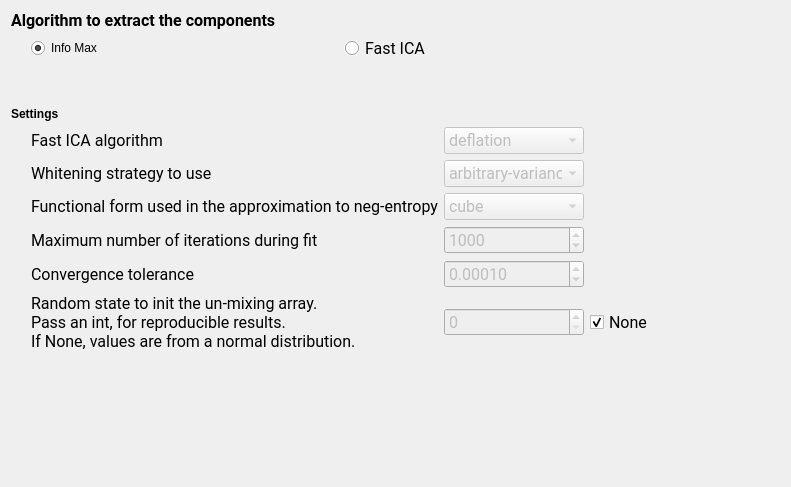
<?xml version="1.0" encoding="UTF-8"?>
<ui version="4.0">
 <class>IcaComponentsSettingsView</class>
 <widget class="QWidget" name="IcaComponentsSettingsView">
  <property name="enabled">
   <bool>true</bool>
  </property>
  <property name="geometry">
   <rect>
    <x>0</x>
    <y>0</y>
    <width>791</width>
    <height>487</height>
   </rect>
  </property>
  <property name="windowTitle">
   <string>Form</string>
  </property>
  <property name="styleSheet">
   <string notr="true">font: 12pt &quot;Roboto&quot;;</string>
  </property>
  <layout class="QHBoxLayout" name="horizontalLayout_3">
   <item>
    <layout class="QVBoxLayout" name="verticalLayout">
     <item>
      <widget class="QLabel" name="label_9">
       <property name="font">
        <font>
         <family>Roboto</family>
         <pointsize>12</pointsize>
         <weight>50</weight>
         <italic>false</italic>
         <bold>false</bold>
        </font>
       </property>
       <property name="text">
        <string>&lt;html&gt;&lt;head/&gt;&lt;body&gt;&lt;p&gt;&lt;span style=&quot; font-weight:600;&quot;&gt;Algorithm to extract the components&lt;/span&gt;&lt;/p&gt;&lt;/body&gt;&lt;/html&gt;</string>
       </property>
      </widget>
     </item>
     <item>
      <layout class="QHBoxLayout" name="horizontalLayout_2">
       <item>
        <spacer name="horizontalSpacer_2">
         <property name="orientation">
          <enum>Qt::Horizontal</enum>
         </property>
         <property name="sizeType">
          <enum>QSizePolicy::Fixed</enum>
         </property>
         <property name="sizeHint" stdset="0">
          <size>
           <width>20</width>
           <height>20</height>
          </size>
         </property>
        </spacer>
       </item>
       <item>
        <widget class="QRadioButton" name="radioButton_infomax">
         <property name="text">
          <string>Info Max</string>
         </property>
         <property name="checked">
          <bool>true</bool>
         </property>
         <attribute name="buttonGroup">
          <string notr="true">algo_ICA_radio_group</string>
         </attribute>
        </widget>
       </item>
       <item>
        <widget class="QRadioButton" name="radioButton_fastICA">
         <property name="font">
          <font>
           <family>Roboto</family>
           <pointsize>12</pointsize>
           <weight>50</weight>
           <italic>false</italic>
           <bold>false</bold>
          </font>
         </property>
         <property name="text">
          <string>Fast ICA</string>
         </property>
         <attribute name="buttonGroup">
          <string notr="true">algo_ICA_radio_group</string>
         </attribute>
        </widget>
       </item>
      </layout>
     </item>
     <item>
      <spacer name="verticalSpacer_2">
       <property name="orientation">
        <enum>Qt::Vertical</enum>
       </property>
       <property name="sizeType">
        <enum>QSizePolicy::Fixed</enum>
       </property>
       <property name="sizeHint" stdset="0">
        <size>
         <width>20</width>
         <height>40</height>
        </size>
       </property>
      </spacer>
     </item>
     <item>
      <widget class="QLabel" name="label_5">
       <property name="text">
        <string>&lt;html&gt;&lt;head/&gt;&lt;body&gt;&lt;p&gt;&lt;span style=&quot; font-weight:600;&quot;&gt;Settings&lt;/span&gt;&lt;/p&gt;&lt;/body&gt;&lt;/html&gt;</string>
       </property>
      </widget>
     </item>
     <item>
      <layout class="QHBoxLayout" name="horizontalLayout">
       <item>
        <spacer name="horizontalSpacer">
         <property name="orientation">
          <enum>Qt::Horizontal</enum>
         </property>
         <property name="sizeType">
          <enum>QSizePolicy::Fixed</enum>
         </property>
         <property name="sizeHint" stdset="0">
          <size>
           <width>20</width>
           <height>20</height>
          </size>
         </property>
        </spacer>
       </item>
       <item>
        <layout class="QGridLayout" name="gridLayout">
         <item row="2" column="0">
          <widget class="QLabel" name="label_4">
           <property name="font">
            <font>
             <family>Roboto</family>
             <pointsize>12</pointsize>
             <weight>50</weight>
             <italic>false</italic>
             <bold>false</bold>
            </font>
           </property>
           <property name="text">
            <string>Functional form used in the approximation to neg-entropy</string>
           </property>
          </widget>
         </item>
         <item row="0" column="1">
          <widget class="QComboBox" name="algorithm_comboBox">
           <property name="enabled">
            <bool>false</bool>
           </property>
           <property name="font">
            <font>
             <family>Roboto</family>
             <pointsize>12</pointsize>
             <weight>50</weight>
             <italic>false</italic>
             <bold>false</bold>
            </font>
           </property>
           <property name="toolTip">
            <string>Apply parallel or deflational algorithm for FastICA. Valid value are : 'parallel',  'deflation'</string>
           </property>
           <item>
            <property name="text">
             <string>deflation</string>
            </property>
           </item>
           <item>
            <property name="text">
             <string>parallel</string>
            </property>
           </item>
          </widget>
         </item>
         <item row="1" column="0">
          <widget class="QLabel" name="label_3">
           <property name="font">
            <font>
             <family>Roboto</family>
             <pointsize>12</pointsize>
             <weight>50</weight>
             <italic>false</italic>
             <bold>false</bold>
            </font>
           </property>
           <property name="text">
            <string>Whitening strategy to use</string>
           </property>
          </widget>
         </item>
         <item row="3" column="1">
          <widget class="QSpinBox" name="max_iter_spinBox">
           <property name="enabled">
            <bool>false</bool>
           </property>
           <property name="font">
            <font>
             <family>Roboto</family>
             <pointsize>12</pointsize>
             <weight>50</weight>
             <italic>false</italic>
             <bold>false</bold>
            </font>
           </property>
           <property name="toolTip">
            <string>Maximum number of iterations during fit.</string>
           </property>
           <property name="maximum">
            <number>10000</number>
           </property>
           <property name="singleStep">
            <number>100</number>
           </property>
           <property name="value">
            <number>1000</number>
           </property>
          </widget>
         </item>
         <item row="5" column="1">
          <widget class="QSpinBox" name="random_state_spinBox">
           <property name="enabled">
            <bool>false</bool>
           </property>
           <property name="font">
            <font>
             <family>Roboto</family>
             <pointsize>12</pointsize>
             <weight>50</weight>
             <italic>false</italic>
             <bold>false</bold>
            </font>
           </property>
           <property name="toolTip">
            <string>Used to initialize ``w_init`` when not specified, with anormal distribution. Pass an int, for reproducible results across multiple function calls.</string>
           </property>
          </widget>
         </item>
         <item row="5" column="2">
          <widget class="QCheckBox" name="random_state_checkBox">
           <property name="font">
            <font>
             <family>Roboto</family>
             <pointsize>12</pointsize>
             <weight>50</weight>
             <italic>false</italic>
             <bold>false</bold>
            </font>
           </property>
           <property name="text">
            <string>None</string>
           </property>
           <property name="checked">
            <bool>true</bool>
           </property>
          </widget>
         </item>
         <item row="1" column="1">
          <widget class="QComboBox" name="whiten_comboBox">
           <property name="enabled">
            <bool>false</bool>
           </property>
           <property name="minimumSize">
            <size>
             <width>140</width>
             <height>0</height>
            </size>
           </property>
           <property name="font">
            <font>
             <family>Roboto</family>
             <pointsize>12</pointsize>
             <weight>50</weight>
             <italic>false</italic>
             <bold>false</bold>
            </font>
           </property>
           <property name="toolTip">
            <string>If whiten is false, the data is already considered to be whitened, and no whitening is performed.</string>
           </property>
           <item>
            <property name="text">
             <string>arbitrary-variance</string>
            </property>
           </item>
           <item>
            <property name="text">
             <string>unit-variance</string>
            </property>
           </item>
           <item>
            <property name="text">
             <string>False</string>
            </property>
           </item>
          </widget>
         </item>
         <item row="5" column="0">
          <widget class="QLabel" name="label_10">
           <property name="font">
            <font>
             <family>Roboto</family>
             <pointsize>12</pointsize>
             <weight>50</weight>
             <italic>false</italic>
             <bold>false</bold>
            </font>
           </property>
           <property name="text">
            <string>Random state to init the un-mixing array.
Pass an int, for reproducible results.
If None, values are from a normal distribution.</string>
           </property>
          </widget>
         </item>
         <item row="0" column="0">
          <widget class="QLabel" name="label_2">
           <property name="font">
            <font>
             <family>Roboto</family>
             <pointsize>12</pointsize>
             <weight>50</weight>
             <italic>false</italic>
             <bold>false</bold>
            </font>
           </property>
           <property name="text">
            <string>Fast ICA algorithm</string>
           </property>
          </widget>
         </item>
         <item row="2" column="1">
          <widget class="QComboBox" name="fun_comboBox">
           <property name="enabled">
            <bool>false</bool>
           </property>
           <property name="font">
            <font>
             <family>Roboto</family>
             <pointsize>12</pointsize>
             <weight>50</weight>
             <italic>false</italic>
             <bold>false</bold>
            </font>
           </property>
           <property name="toolTip">
            <string>The functional form of the G function used in the approximation to neg-entropy. Could be either 'logcosh', 'exp', or 'cube'.
            </string>
           </property>
           <item>
            <property name="text">
             <string>cube</string>
            </property>
           </item>
           <item>
            <property name="text">
             <string>logcosh</string>
            </property>
           </item>
           <item>
            <property name="text">
             <string>exp</string>
            </property>
           </item>
          </widget>
         </item>
         <item row="4" column="1">
          <widget class="QDoubleSpinBox" name="tol_doubleSpinBox">
           <property name="enabled">
            <bool>false</bool>
           </property>
           <property name="font">
            <font>
             <family>Roboto</family>
             <pointsize>12</pointsize>
             <weight>50</weight>
             <italic>false</italic>
             <bold>false</bold>
            </font>
           </property>
           <property name="toolTip">
            <string>Tolerance on update at each iteration.</string>
           </property>
           <property name="decimals">
            <number>5</number>
           </property>
           <property name="minimum">
            <double>0.000000000000000</double>
           </property>
           <property name="maximum">
            <double>1.000000000000000</double>
           </property>
           <property name="singleStep">
            <double>0.000100000000000</double>
           </property>
           <property name="value">
            <double>0.000100000000000</double>
           </property>
          </widget>
         </item>
         <item row="4" column="0">
          <widget class="QLabel" name="label_7">
           <property name="font">
            <font>
             <family>Roboto</family>
             <pointsize>12</pointsize>
             <weight>50</weight>
             <italic>false</italic>
             <bold>false</bold>
            </font>
           </property>
           <property name="text">
            <string>Convergence tolerance </string>
           </property>
          </widget>
         </item>
         <item row="3" column="0">
          <widget class="QLabel" name="label_6">
           <property name="font">
            <font>
             <family>Roboto</family>
             <pointsize>12</pointsize>
             <weight>50</weight>
             <italic>false</italic>
             <bold>false</bold>
            </font>
           </property>
           <property name="text">
            <string>Maximum number of iterations during fit</string>
           </property>
          </widget>
         </item>
        </layout>
       </item>
      </layout>
     </item>
     <item>
      <spacer name="verticalSpacer">
       <property name="orientation">
        <enum>Qt::Vertical</enum>
       </property>
       <property name="sizeHint" stdset="0">
        <size>
         <width>20</width>
         <height>156</height>
        </size>
       </property>
      </spacer>
     </item>
    </layout>
   </item>
   <item>
    <spacer name="horizontalSpacer_3">
     <property name="orientation">
      <enum>Qt::Horizontal</enum>
     </property>
     <property name="sizeHint" stdset="0">
      <size>
       <width>194</width>
       <height>20</height>
      </size>
     </property>
    </spacer>
   </item>
  </layout>
 </widget>
 <resources>
  <include location="../../../../scinodes_poc/src/main/python/ui/themes/themes.qrc"/>
 </resources>
 <connections>
  <connection>
   <sender>random_state_checkBox</sender>
   <signal>clicked(bool)</signal>
   <receiver>IcaComponentsSettingsView</receiver>
   <slot>random_state_changed()</slot>
   <hints>
    <hint type="sourcelabel">
     <x>242</x>
     <y>238</y>
    </hint>
    <hint type="destinationlabel">
     <x>326</x>
     <y>242</y>
    </hint>
   </hints>
  </connection>
  <connection>
   <sender>algo_ICA_radio_group</sender>
   <signal>buttonClicked(QAbstractButton*)</signal>
   <receiver>IcaComponentsSettingsView</receiver>
   <slot>ICA_algorithms_slot()</slot>
   <hints>
    <hint type="sourcelabel">
     <x>-1</x>
     <y>-1</y>
    </hint>
    <hint type="destinationlabel">
     <x>395</x>
     <y>243</y>
    </hint>
   </hints>
  </connection>
 </connections>
 <slots>
  <slot>n_components_changed()</slot>
  <slot>random_state_changed()</slot>
  <slot>ICA_algorithms_slot()</slot>
 </slots>
 <buttongroups>
  <buttongroup name="algo_ICA_radio_group"/>
 </buttongroups>
</ui>
